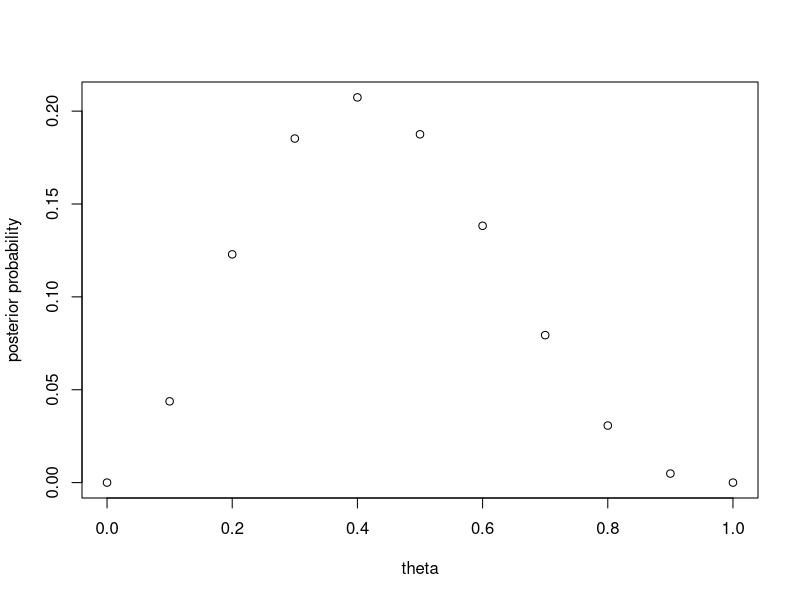

The R source for this figure:

require(rms)
require(Hmisc)

#
#### 4.2 Prediction in the Bus Problem [Bayes' Box] ####
# predicting a good bus given the data that 2 out of 5 bus are good:

# a vector of probabilities
theta = seq(0, 1, by = 0.1)

# prior distribution
prior = rep(1/11, 11) # uniform distribution

# likelihood function
lik = dbinom(2, 5, theta)

# posterior distribution = prior * likelihood
h = prior*lik
post = h/sum(h) # normalising constant


## probability of good bus tomorrow:
# This happens to be the same as the posterior expectation of theta
prob_tomorrow = sum(theta*post) # 42.87%


#
#### 5. Parameter Estimation: Analytical Methods ####

# Analytical methods only work on some cases.
# If analytical methods do not work, we will use MCMC and JAGS!

### Choice of different priors other than Uniform prior

## 2. Emphasising the extremes:
# p(theta) ~ theta^-0.5 * (1-theta)^-0.5
# or.. inverse binomial


## 3. Well informed prior:
# p(theta) ~ theta^100 * (1-theta)^100
# just put more weight to the prior


## General Form = Beta Distribution ##
# p(x|a, b) ~ x^(a-1) * (1-x)^(b-1)

# when data is very large, the choice of prior does not matter much
# however when data is small, the choice of prior can means a lot <<< this means we need more data

#### 6. Summarising the Posterior Distribution ####

# Summarising posterior distribution depends on the shape

# if it is normal, then just do mean +- SD

# if it has multiple peaks, then display mean, median, mode

## To estimate mean median mode, you use loss functions
# quadratic loss function = mean
# absolute loss function = median
# all-or-nothing loss function = mode

### Computing Point Estimates from a Bayes' Box

# posterior mean is simple to get:
post_mean = sum(theta*post)

# posterior mode:
highest_prob = max(post)
post_mode = theta[post == highest_prob]

# posterior median:
csF = cumsum(post)
dist = abs(csF - 0.5)
post_median = theta[dist == min(dist)]

# Credible Intervals:
# similar to median, just use 0.025 and 0.975

#### 7. Hypothesis Testing and Model Selection ####

# Let's assume the mean Systolic Blood Pressure (SBP) in the population is 120mmHg with SD = 15 mmHg
# We do a trial on 100 sample and get a mean of 115.9 mmHg
# Test the hypothesis that the mean is below 120 mmHg

#### 8. Markov Chain Monte Carlo ####

plot(theta, post, xlab = "theta", ylab = "posterior probability")

# markov chain monte carlo is an algorithm that generates random samples of parameter values
# drawn from the posterior distribution.


#### 9. Just Another Gibbs Sampler (JAGS) ####

# A programme that automates MCMC sampling
# You specify: prior, likelihood, and data

#
#### 10. Posterior Predictive Checks ####

# modify the likelihood:

# it looks like this
model = "model
{
  
  ## Likelihood
  for(i in 1:N)
  {
  mu[i] <- beta0 + beta1*x[i]
  y[i] ~ dnorm(mu[i], 1/sigma^2)

  y_new[i] ~ dnorm(mu[i], 1/sigma^2)
  }
  
}
"
# Then look at the y_new distribution
# there is a formal hypothesis test for this
